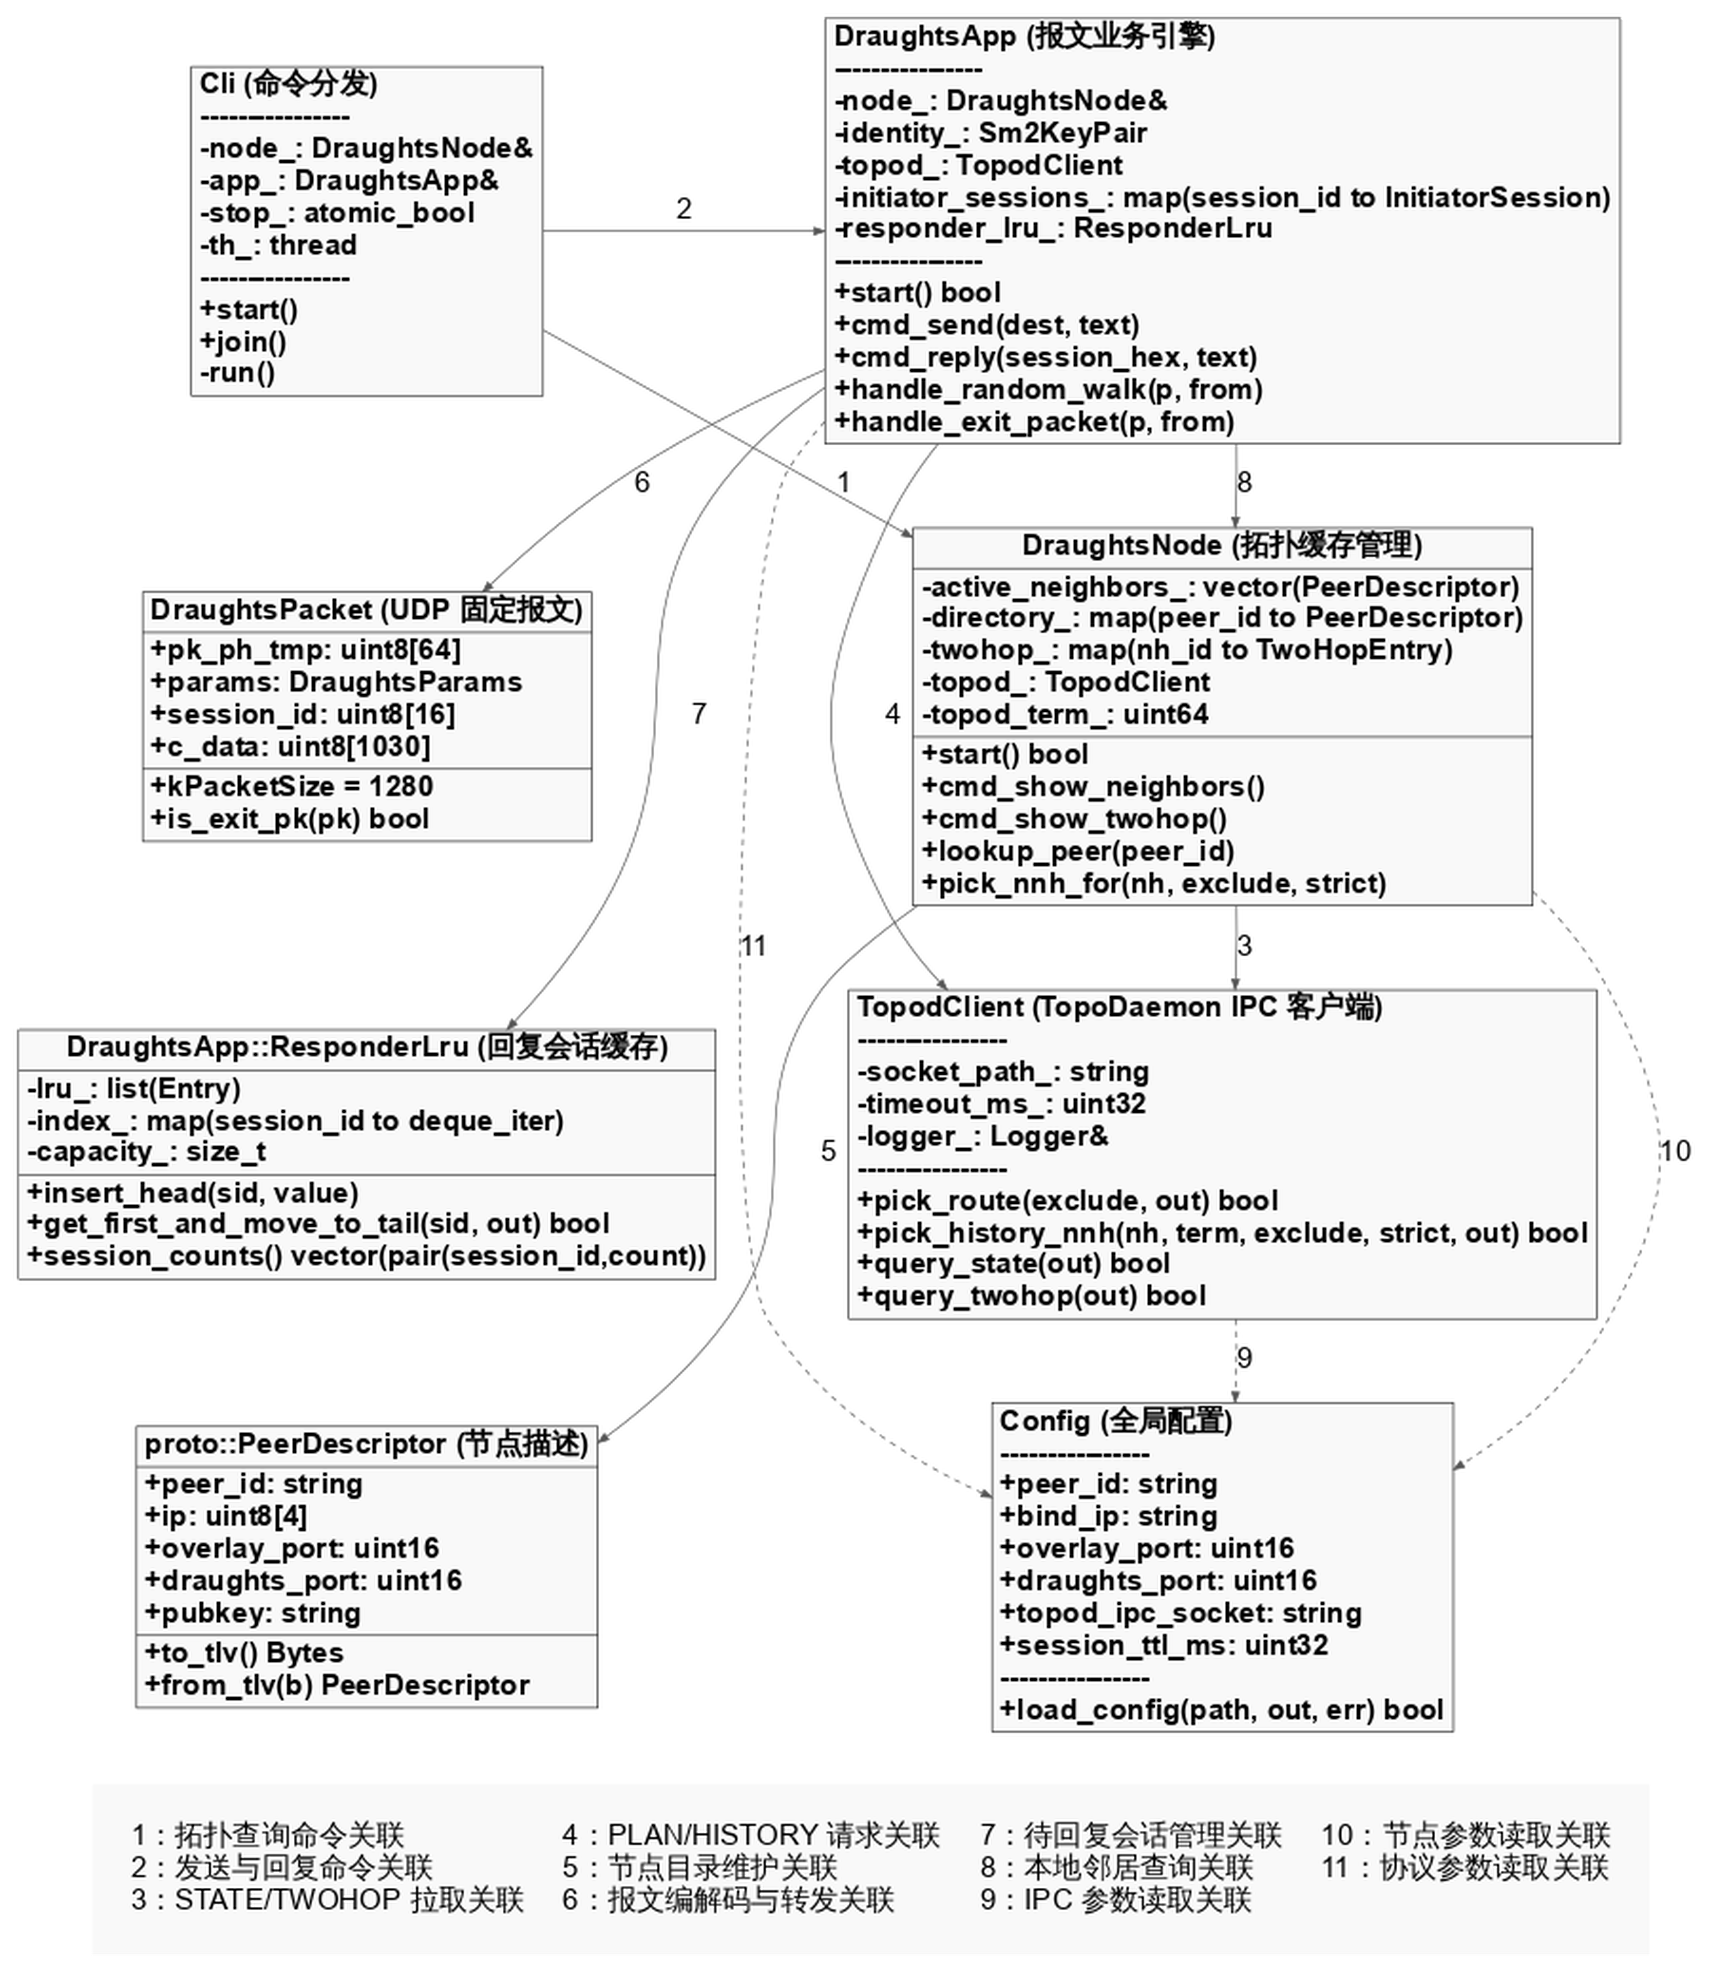

Write the Python code that produced this figure.
import graphviz
from PIL import Image

# 创建有向图
dot = graphviz.Digraph("ChatCoreProcess", comment="ChatCore Process Class Architecture")

# --- 全局样式设置 ---
# 14.64 cm ~= 5.76 in，按 A4 纵向版心宽度控制导出尺寸
dot.attr(
    rankdir="TB",
    nodesep="0.3",
    ranksep="0.7",
    dpi="300",
    size="5.76,3.40",
    ratio="compress",
    margin="0.03",
    pad="0.02",
)
dot.attr(
    "node",
    shape="record",
    fontname="Helvetica-Bold",
    fontsize="28",
    style="filled",
    fillcolor="#f9f9f9",
)
dot.attr("edge", fontname="Helvetica", fontsize="28", color="#555555", penwidth="1.2")

# --- 定义类结构 ---
dot.node(
    "Cli",
    r"Cli (命令分发)\l----------------\l-node_: DraughtsNode&\l-app_: DraughtsApp&\l-stop_: atomic_bool\l-th_: thread\l----------------\l+start()\l+join()\l-run()\l",
    shape="box",
    group="right_col",
)
dot.node(
    "DraughtsApp",
    r"DraughtsApp (报文业务引擎)\l----------------\l-node_: DraughtsNode&\l-identity_: Sm2KeyPair\l-topod_: TopodClient\l-initiator_sessions_: map(session_id to InitiatorSession)\l-responder_lru_: ResponderLru\l----------------\l+start() bool\l+cmd_send(dest, text)\l+cmd_reply(session_hex, text)\l+handle_random_walk(p, from)\l+handle_exit_packet(p, from)\l",
    shape="box",
    group="left_col",
)
dot.node(
    "DraughtsNode",
    r"{DraughtsNode (拓扑缓存管理) | -active_neighbors_: vector(PeerDescriptor)\l-directory_: map(peer_id to PeerDescriptor)\l-twohop_: map(nh_id to TwoHopEntry)\l-topod_: TopodClient\l-topod_term_: uint64\l | +start() bool\l+cmd_show_neighbors()\l+cmd_show_twohop()\l+lookup_peer(peer_id)\l+pick_nnh_for(nh, exclude, strict)\l}",
    group="left_col",
)
dot.node(
    "TopodClient",
    r"TopodClient (TopoDaemon IPC 客户端)\l----------------\l-socket_path_: string\l-timeout_ms_: uint32\l-logger_: Logger&\l----------------\l+pick_route(exclude, out) bool\l+pick_history_nnh(nh, term, exclude, strict, out) bool\l+query_state(out) bool\l+query_twohop(out) bool\l",
    shape="box",
    group="left_col",
)
dot.node(
    "Config",
    r"Config (全局配置)\l----------------\l+peer_id: string\l+bind_ip: string\l+overlay_port: uint16\l+draughts_port: uint16\l+topod_ipc_socket: string\l+session_ttl_ms: uint32\l----------------\l+load_config(path, out, err) bool\l",
    shape="box",
    group="left_col",
)
dot.node(
    "PeerDescriptor",
    r"{proto::PeerDescriptor (节点描述) | +peer_id: string\l+ip: uint8[4]\l+overlay_port: uint16\l+draughts_port: uint16\l+pubkey: string\l | +to_tlv() Bytes\l+from_tlv(b) PeerDescriptor\l}",
    group="right_col",
)
dot.node(
    "DraughtsPacket",
    r"{DraughtsPacket (UDP 固定报文) | +pk_ph_tmp: uint8[64]\l+params: DraughtsParams\l+session_id: uint8[16]\l+c_data: uint8[1030]\l | +kPacketSize = 1280\l+is_exit_pk(pk) bool\l}",
    group="right_col",
)
dot.node(
    "ResponderLru",
    r"{DraughtsApp::ResponderLru (回复会话缓存) | -lru_: list(Entry)\l-index_: map(session_id to deque_iter)\l-capacity_: size_t\l | +insert_head(sid, value)\l+get_first_and_move_to_tail(sid, out) bool\l+session_counts() vector(pair(session_id,count))\l}",
    group="right_col",
)

# --- 核心：自定义层级分布 ---
with dot.subgraph() as s:
    s.attr(rank="same")
    s.node("DraughtsApp")
    s.node("Cli")

with dot.subgraph() as s:
    s.attr(rank="same")
    s.node("DraughtsNode")
    s.node("DraughtsPacket")

with dot.subgraph() as s:
    s.attr(rank="same")
    s.node("TopodClient")
    s.node("ResponderLru")

with dot.subgraph() as s:
    s.attr(rank="same")
    s.node("Config")
    s.node("PeerDescriptor")

# 两列纵向锚定，避免中间层整体偏移
dot.edge("DraughtsApp", "DraughtsNode", style="invis", weight="100")
dot.edge("DraughtsNode", "TopodClient", style="invis", weight="100")
dot.edge("TopodClient", "Config", style="invis", weight="100")

dot.edge("Cli", "DraughtsPacket", style="invis", weight="100")
dot.edge("DraughtsPacket", "ResponderLru", style="invis", weight="100")
dot.edge("ResponderLru", "PeerDescriptor", style="invis", weight="100")

# 锚定左右方向：确保左列在左、右列在右
dot.edge("DraughtsApp", "Cli", style="invis", weight="120")

# --- 定义关系 ---
dot.edge("Cli", "DraughtsNode", label="1")
dot.edge("Cli", "DraughtsApp", label="2")

dot.edge("DraughtsNode", "TopodClient", label="3")
dot.edge("DraughtsApp", "TopodClient", label="4")

dot.edge("DraughtsNode", "PeerDescriptor", label="5")
dot.edge("DraughtsApp", "DraughtsPacket", label="6")
dot.edge("DraughtsApp", "ResponderLru", label="7")
dot.edge("DraughtsApp", "DraughtsNode", label="8")

dot.edge("TopodClient", "Config", label="9", style="dashed")
dot.edge("DraughtsNode", "Config", label="10", style="dashed")
dot.edge("DraughtsApp", "Config", label="11", style="dashed")

dot.node(
    "Legend",
    """<<TABLE BORDER="0" CELLBORDER="0" CELLSPACING="36" CELLPADDING="0">
<TR>
  <TD ALIGN="LEFT" VALIGN="TOP" BALIGN="LEFT">1：拓扑查询命令关联<BR ALIGN="LEFT"/>2：发送与回复命令关联<BR ALIGN="LEFT"/>3：STATE/TWOHOP 拉取关联</TD>
  <TD ALIGN="LEFT" VALIGN="TOP" BALIGN="LEFT">4：PLAN/HISTORY 请求关联<BR ALIGN="LEFT"/>5：节点目录维护关联<BR ALIGN="LEFT"/>6：报文编解码与转发关联</TD>
  <TD ALIGN="LEFT" VALIGN="TOP" BALIGN="LEFT">7：待回复会话管理关联<BR ALIGN="LEFT"/>8：本地邻居查询关联<BR ALIGN="LEFT"/>9：IPC 参数读取关联</TD>
  <TD ALIGN="LEFT" VALIGN="TOP" BALIGN="LEFT">10：节点参数读取关联<BR ALIGN="LEFT"/>11：协议参数读取关联</TD>
</TR>
</TABLE>>""",
    shape="plain",
    fontname="Helvetica",
    fontsize="28",
)
# 底部整体居中：用左右端节点对称锚定 Legend
dot.edge("DraughtsApp", "Legend", style="invis", weight="70")
dot.edge("PeerDescriptor", "Legend", style="invis", weight="70")

# --- 保存渲染 ---
try:
    target_width_cm = 14.64
    target_dpi = 300
    output_png = "chatcore_class_diagram.png"

    dot.render("chatcore_class_diagram", format="png", cleanup=True)

    target_width_px = round((target_width_cm / 2.54) * target_dpi)
    with Image.open(output_png) as img:
        src_w, src_h = img.size
        target_height_px = round(src_h * target_width_px / src_w)
        resized = img.resize((target_width_px, target_height_px), Image.Resampling.LANCZOS)
        resized.save(output_png, dpi=(target_dpi, target_dpi))

    print(f"恭喜！类图已成功生成： {output_png}（宽度约 {target_width_cm}cm）")
except Exception as e:
    print(f"渲染失败，请确保系统已安装 graphviz 软件: {e}")
